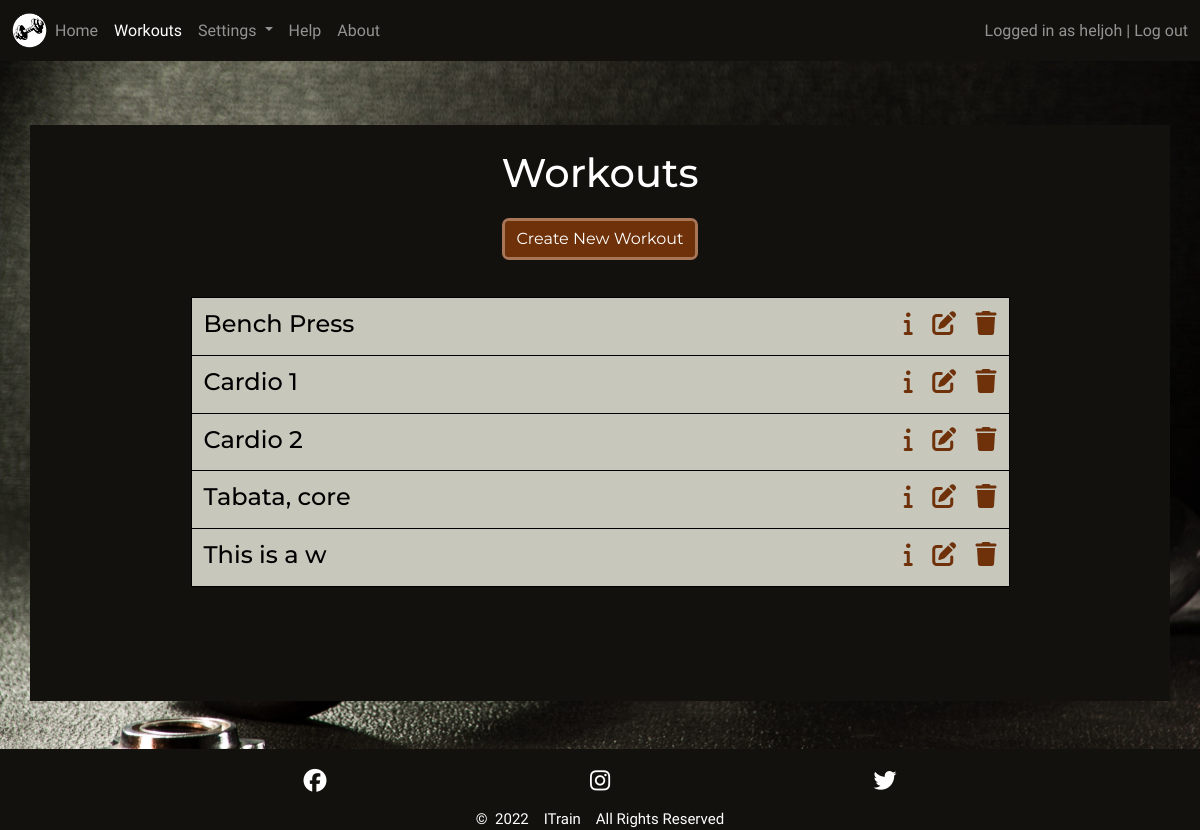
The app's page /workouts/ (signed in), older data.
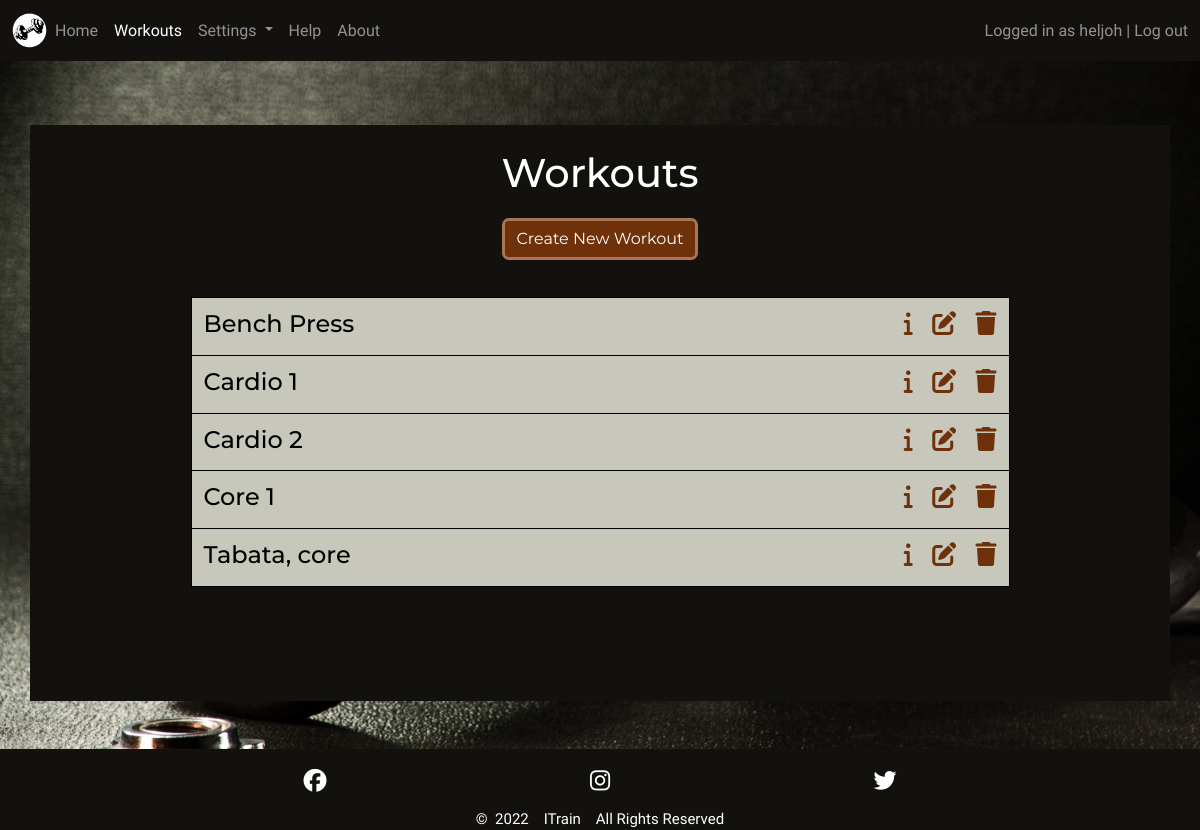
The same page, newer data.
### main/models.py (models this page shows, shortened)
class Workout(models.Model):
    name = models.CharField(max_length=30, null=False, blank=False,)
    created_by = models.ForeignKey(User, on_delete=models.CASCADE)
    description = models.TextField(max_length=200, blank=True)
    class Meta:
        ordering = ['name']

### main/views.py (the view)
# urls.py: path('workouts/', WorkoutList.as_view(), name='workouts'),
class WorkoutList(generic.ListView):
    model = Workout
    template_name = 'main/workouts.html'
    paginate_by = 50
    def get_queryset(self):
        queryset = super().get_queryset()
        filter = [self.request.user.username, "itrainadmin"]
        queryset = queryset.filter(created_by__username__in=filter)
        return queryset

### main/templates/main/workouts.html (shortened to what this page needs)
{% extends 'base.html' %}
{% load static %}
{% block content %}
<div class="jumbotron container p1 p-sm-2 mt-md-3">
  {% if user.is_authenticated %}
  <div class="jumbotron-head justify-content-center text-center mt-3">
    <h1 class="mb-4">Workouts</h1>
    <a href="{% url 'create_workout'%}">
      <button type="button" class="btn btn-primary" aria-label="Create Workout">Create New Workout</button>
    </a>
  </div>
  <div class="container-md content-list-container p-sm-4 mt-3 gy-4 dark-clr">
    <div class="row session-workout content-list row-cols-1">
      {% for workout in workout_list %}
      <div class="col col-sm-6 col-md-9 grid-col2">
        <h4>{{ workout.name }}</h4>
      </div>
      <div class="col col-sm-6 col-md-3 grid-col2 list-icons">
        <h4 class="float-start float-sm-end">
          <a class="med-dark-clr" data-bs-toggle="collapse" href="#collapseWorkout{{ workout.id }}"
            aria-expanded="false" aria-controls="collapseWorkout{{ workout.id }}" aria-label="Workout Info">
            <i class="fa-solid fa-info"></i></a>&nbsp;&nbsp;
          {% if user.username == workout.created_by.username %}
          <a class="med-dark-clr" href="{% url 'edit_workout' workout.id %}" aria-label="Edit Workout">
            <i class="fa-solid fa-edit"></i></a>&nbsp;&nbsp;
          <a class="med-dark-clr" href="#delete-workout-{{ workout.id }}" data-bs-toggle="modal"
            aria-label="Delete Workout">
            <i class="fa-solid fa-trash"></i>
          </a>
          {% endif %}
        </h4>
      </div>
      {% empty %}
      <div class="col grid-col2 pt-3">
        <h4>You have no workouts to show</h4>
      </div>
      {% endfor %}
    </div>
  </div>
  {% endif %}
</div>
{% endblock %}

### templates/base.html (shortened to what this page needs)
{% load static %}
<!DOCTYPE html>
<html lang="en">
<head>
    <link href="https://cdn.jsdelivr.net/npm/bootstrap@5.1.3/dist/css/bootstrap.min.css" rel="stylesheet"
>
    <link rel="stylesheet" href="{% static 'css/style.css' %}">
</head>
<body class="flex position-relative">
    <header class="flex primary-header">
        <nav class="navbar navbar-expand-lg navbar-dark">
            <div class="container-fluid">
                <a class="navbar-brand me-0" href="{% url 'home' %}" aria-label="Go to Home">
                    <img class="icon" src="{% static 'images/nav_icon.png' %}" alt="Itrain Icon">
                </a>
                <div class="collapse navbar-collapse" id="navbarToggler">
                    <ul class="navbar-nav me-auto mb-2 mb-lg-0">
                        <li class="nav-item">
                            <a class="nav-link {% if 'home' in request.path %} active {% endif %}"
                                href="{% url 'home' %}" aria-label="Go to Home">Home</a>
                        </li>
                        {% if user.is_authenticated %}
                        <li class="nav-item">
                            <a class="nav-link {% if 'workout' in request.path %} active {% endif %}"
                                href="{% url 'workouts' %}" aria-label="Go to Workouts">Workouts</a>
                        </li>
                        <li class="nav-item dropdown">
                            <a class="nav-link dropdown-toggle {% if 'settings' in request.path %} active {% endif %}"
                                href="#" id="navbarScrollingDropdown" role="button" data-bs-toggle="dropdown"
                                aria-expanded="false" aria-label="Open settings">
                                Settings
                            </a>
                        </li>
                        <li class="nav-item">
                            <a class="nav-link {% if 'help' in request.path %} active {% endif %}"
                                href="{% url 'help' %}" aria-label="Go to Help">Help</a>
                        </li>
                        {% endif %}
                        <li class="nav-item">
                            <a class="nav-link {% if 'about' in request.path %} active {% endif %}"
                            href="{% url 'about' %}" aria-label="Go to About">About</a>
                        </li>
                    </ul>
                    {% if user.is_authenticated %}
                    <span class="navbar-text">
                        Logged in as {{ user.username }}&nbsp;|&nbsp;<a id="nav-login" href="{% url 'logout' %}"
                            aria-label="Go to Log out">Log out</a>
                    </span>
                    {% else %}
                    <span class="navbar-text">
                        <a id="nav-logout" href="{% url 'login' %}" aria-label="Go to Sign up">Log in / Sign up</a>
                    </span>
                    {% endif %}
                </div>
            </div>
        </nav>
    </header>
    <section class="mt-sm-5 mb-sm-5">
        {% block content %}
        {% endblock %}
    </section>
    <footer>
        <div class="container">
            <div class="row justify-content-center">
                <div class="col-md-9 text-center mt-1 mt-sm-3">
                    <div class="row mb-2 social-links">
                        <div class="col-4">
                            <a href="https://www.facebook.com/" target="_blank" rel="noopener"
                                aria-label="Link to ITrain's Facebook page"><span><i
                                        class="fa-brands fa-facebook light-clr"></i></span></a>
                        </div>
                        <div class="col-4">
                            <a href="https://www.instagram.com/" target="_blank" rel="noopener"
                                aria-label="Link to ITrain's Instagram page"><span><i
                                        class="fa-brands fa-instagram light-clr"></i></span></a>
                        </div>
                        <div class="col-4">
                            <a href="https://www.twitter.com/" target="_blank" rel="noopener"
                                aria-label="Link to ITrain's Twitter page"><span><i
                                        class="fa-brands fa-twitter light-clr"></i></span></a>
                        </div>
                    </div>
                </div>
                <div class="copyright col-md-9 text-center">
                    <p class="mb-0">&copy;&nbsp; 2022 &nbsp;&nbsp; ITrain &nbsp;&nbsp; All Rights
                        Reserved</p>
                </div>
            </div>
        </div>
    </footer>
</body>
</html>

### static/css/style.css (style rules this page uses)
body { font-family: 'IM Fell English', serif; color: white; min-height: 100vh; display: flex; flex-direction: column; justify-content: flex-start; background: url('../images/dumbbell.jpg'); background-position: left bottom; overflow-x: hidden; -webkit-background-size: cover; -moz-background-size: cover; -o-background-size: cover; background-size: cover; }
.dark-clr { color: black; }
.light-clr { color: white; }
.med-dark-clr { color: #6F310A; }
a { text-decoration: none; }
.btn { outline: solid #A87556; color: white; background-color: #6F310A; border: none; box-shadow: 0 0 0 0; }
section { color: black; font-family: 'Montserrat', sans-serif; min-height: 70%; min-height: -webkit-calc(100% - 186px); min-height: -moz-calc(100% - 186px); min-height: calc(100% - 186px); }
.navbar { background-color: #12110D; }
.icon { height: 35px; width: 35px }
#nav-login, #nav-logout { color: rgba(255,255,255,.55); }
footer { background-color: #12110D; margin-top: auto; }
.social-links a { font-size: 23px; }
.copyright { font-size: 15px; }
.jumbotron { background-color: #12110D; color: white; height: 72vh; overflow-y: auto; overflow-x: hidden; }
.content-list-container { width: 75%; }
.content-list { background-color: #C7C7BC; border: solid 1px black; }
ul { height: 100%; padding: 0px 5px 0px 20px; padding-inline-start: 5px; }
li { list-style-type: none; margin: 0; padding: 0; }
.session-workout { margin-bottom: 1.5rem; }
.grid-col2 { padding-top: 0.75rem; padding-bottom: 0.5rem; }
.session-workout .grid-col2 { border-top: solid 1px black; }
.session-workout .grid-col2:first-of-type, .session-workout .grid-col2:nth-of-type(2) { border-top: none; }

Row changes from the older to the newer data that the page shows:
removed Workout: name "This is a w"
added Workout: name "Core 1"
